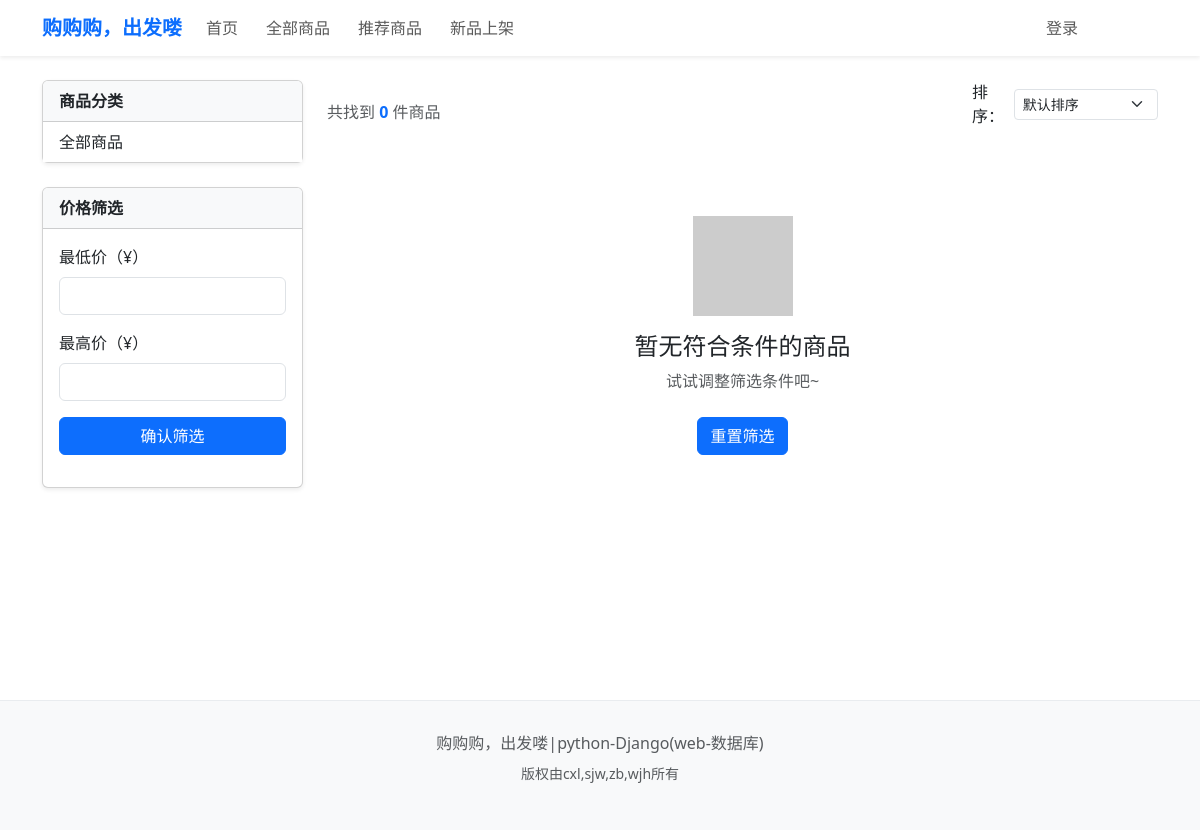
Before: /products/ with the older database file.
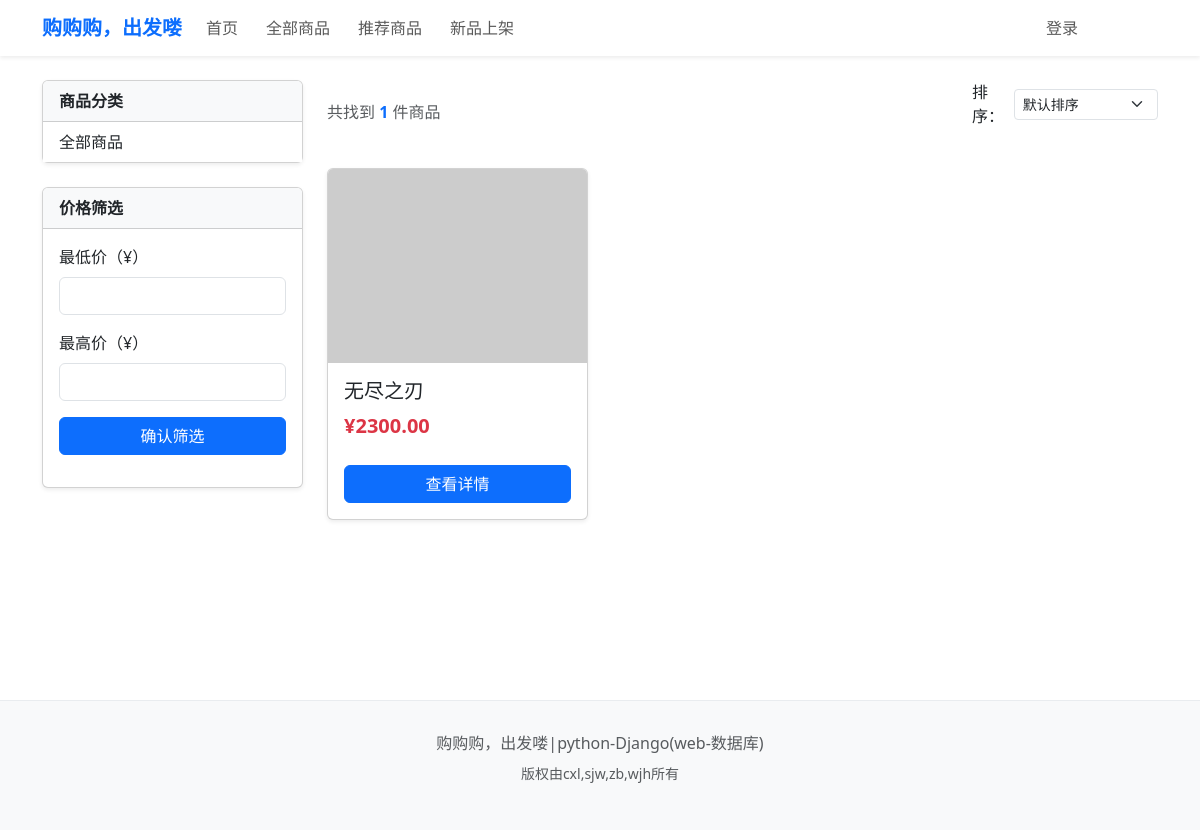
After: the same page with the newer database file.
### products/models.py (models this page shows, shortened)
class Product(models.Model):
    PRODUCT_STATUS = (
        ('draft', '草稿'),          # 商品已创建但未上架
        ('published', '已上架'),     # 商品已上架可销售
        ('out_of_stock', '缺货'),    # 商品暂时缺货
        ('discontinued', '已下架'),  # 商品已永久下架
    )
    name = models.CharField('商品名称', max_length=200, db_index=True)
    slug = models.SlugField('URL标识', max_length=200, unique=True, blank=True, null=True)
    description = models.TextField('商品描述', blank=True)
    short_description = models.CharField('商品简述', max_length=200, blank=True)
    sku = models.CharField('商品编码', max_length=50, unique=True, db_index=True)
    price = models.DecimalField(
        '商品单价',
        max_digits=10,  # 最大位数（含小数）
        decimal_places=2,  # 小数点后2位
        validators=[MinValueValidator(Decimal('0.01'))]  # 最低价格0.01元
    )
    category = models.ForeignKey(
        Category,
        on_delete=models.SET_NULL,
        null=True,
        blank=True,
        verbose_name='所属分类',
        related_name='products'
    )
    stock = models.PositiveIntegerField('总库存', default=0)
    status = models.CharField('商品状态', max_length=20, choices=PRODUCT_STATUS, default='draft')
    is_featured = models.BooleanField('推荐商品', default=False)
    created_at = models.DateTimeField('创建时间', auto_now_add=True)
    updated_at = models.DateTimeField('更新时间', auto_now=True)
    view_count = models.PositiveIntegerField('浏览量', default=0)
    sales_count = models.PositiveIntegerField('销量', default=0)
    class Meta:
        verbose_name = '商品'
        verbose_name_plural = verbose_name
        ordering = ['-created_at']
        indexes = [
            models.Index(fields=['price', 'status']),
            models.Index(fields=['category', 'status']),
        ]
        db_table = 'products_product'

### products/views.py (the view, shortened to what this page needs)
# urls.py: path('products/', views.ProductListView.as_view(), name='product_list'),
class ProductListView(ListView):
    model = Product
    template_name = 'products/product_list.html'  # 模板文件路径
    context_object_name = 'products'  # 模板中使用的变量名
    paginate_by = 12  # 每页显示12个商品
    def get_queryset(self):
        queryset = Product.objects.filter(status='published').select_related('category')
        category_id = self.request.GET.get('category')
        if category_id and category_id.isdigit():
            category = get_object_or_404(Category, id=int(category_id))
            queryset = queryset.filter(category=category)
        search_query = self.request.GET.get('q')
        min_price = self.request.GET.get('min_price')
        max_price = self.request.GET.get('max_price')
        if min_price and min_price.replace('.', '', 1).isdigit():
            queryset = queryset.filter(price__gte=float(min_price))
        if max_price and max_price.replace('.', '', 1).isdigit():
            queryset = queryset.filter(price__lte=float(max_price))
        sort_by = self.request.GET.get('sort', 'created_at')
        if sort_by == 'price_asc':
            queryset = queryset.order_by('price')
        elif sort_by == 'price_desc':
            queryset = queryset.order_by('-price')
        elif sort_by == 'sales':
            queryset = queryset.order_by('-sales_count')
        elif sort_by == 'new':
            queryset = queryset.order_by('-created_at')
        else:
            queryset = queryset.order_by('-created_at')
        return queryset
    def get_context_data(self, **kwargs):
        context = super().get_context_data(**kwargs)
        context['categories'] = Category.objects.filter(is_active=True)
        context['selected_category'] = self.request.GET.get('category')
        context['search_query'] = self.request.GET.get('q', '')
        context['min_price'] = self.request.GET.get('min_price', '')
        context['max_price'] = self.request.GET.get('max_price', '')
        context['sort_by'] = self.request.GET.get('sort', 'created_at')
        price_range = Product.objects.filter(status='published').aggregate(
            min_price=Min('price'),  # 最低价格
            max_price=Max('price')   # 最高价格
        )
        context['price_range'] = price_range
        return context

### products/templates/products/product_list.html (shortened to what this page needs)
{% extends 'base.html' %}
{% block content %}
<div class="row">
    <div class="col-md-3">
        <div class="card mb-4 shadow-sm">
            <div class="card-header bg-light fw-bold">商品分类</div>
            <div class="card-body p-0">
                <ul class="list-group list-group-flush">
                    <li class="list-group-item">
                        <a href="{% url 'products:product_list' %}" class="text-decoration-none text-dark">
                            全部商品
                        </a>
                    </li>
                </ul>
            </div>
        </div>
        <div class="card shadow-sm">
            <div class="card-header bg-light fw-bold">价格筛选</div>
            <div class="card-body">
                <form method="get" class="needs-validation" novalidate>
                    <div class="mb-3">
                        <label for="min_price" class="form-label">最低价（¥）</label>
                        <input type="number" class="form-control" id="min_price" name="min_price"
                               value="{{ min_price|default:'' }}" min="0" step="0.01" required>
                    </div>
                    <div class="mb-3">
                        <label for="max_price" class="form-label">最高价（¥）</label>
                        <input type="number" class="form-control" id="max_price" name="max_price"
                               value="{{ max_price|default:'' }}" min="0" step="0.01" required>
                    </div>
                    <button type="submit" class="btn btn-primary w-100">确认筛选</button>
                </form>
            </div>
        </div>
    </div>
    <div class="col-md-9">
        <div class="d-flex justify-content-between align-items-center mb-4">
            <p class="text-muted mb-0">
                共找到 <span class="fw-bold text-primary">{{ page_obj.paginator.count }}</span> 件商品
            </p>
            <form method="get" class="d-flex align-items-center">
                <label for="sort" class="me-2 mb-0">排序：</label>
                <select name="sort" id="sort" class="form-select form-select-sm" onchange="this.form.submit()">
                    <option value="created_at" {% if sort_by == 'created_at' %}selected{% endif %}>默认排序</option>
                </select>
            </form>
        </div>
        <div class="row g-4">
            {% for product in products %}
            <div class="col-md-4 col-sm-6">
                <div class="card h-100 shadow-sm">
                    <div class="ratio ratio-4x3">
                        {% if product.image %}
                            <img src="{{ product.image.url }}" class="card-img-top object-fit-cover"
                                 alt="{{ product.name }}" style="height: 200px; object-fit: cover;">
                        {% else %}
                            <img src="https://via.placeholder.com/400x300?text=暂无图片" class="card-img-top"
                                 alt="暂无商品图片">
                        {% endif %}
                    </div>
                    <div class="card-body">
                        <h5 class="card-title text-truncate">{{ product.name }}</h5>
                        <p class="card-text fw-bold text-danger fs-5">¥{{ product.price }}</p>
                        <a href="{% url 'products:product_detail' product.id %}"
                           class="btn btn-primary w-100 mt-2">查看详情</a>
                    </div>
                </div>
            </div>
            {% empty %}
            <div class="col-12 text-center py-5">
                <img src="https://via.placeholder.com/100x100?text=📦" alt="无商品" class="mb-3">
                <h4>暂无符合条件的商品</h4>
                <p class="text-muted">试试调整筛选条件吧~</p>
                <a href="{% url 'products:product_list' %}" class="btn btn-primary mt-2">重置筛选</a>
            </div>
            {% endfor %}
        </div>
    </div>
</div>
{% endblock %}

Changed rows visible on the page:
added Product: name "无尽之刃", price "2300.00"
Other visible differences:
{{ page_obj.paginator.count }}: "0" → "1"
text no longer shown: "暂无符合条件的商品 试试调整筛选条件吧~ 重置筛选"
